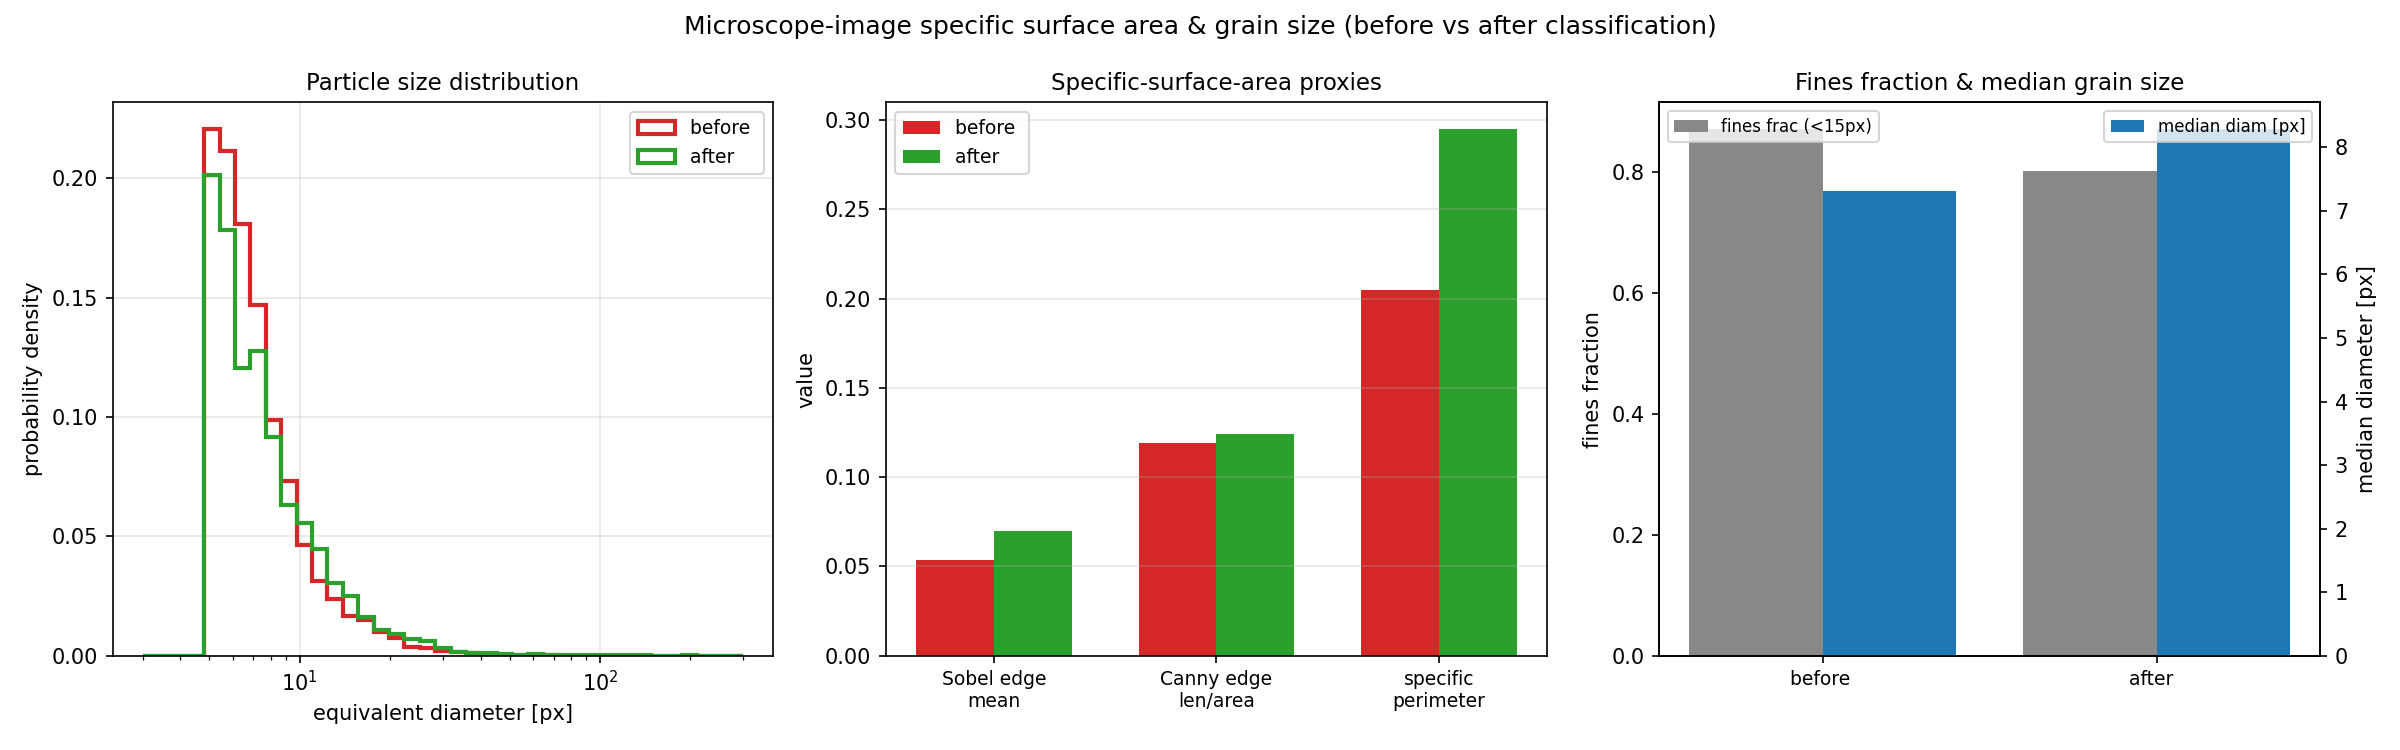

Here is the Python script that generated this plot:
"""
顕微鏡写真 (分級前 *13 / 分級後 *15) から比表面積・粒径を定量化。
月面ロボットのカメラによる原料判別を想定し、樹脂コート前レゴリスの
状態指標を抽出する。

指標:
  - エッジ密度 (Sobel勾配, Cannyエッジ長/面積) = 界面量 ~ 比表面積(2D)
  - 二値化(Otsu)した明粒子の 周囲長/面積 = 比周囲長 (specific perimeter)
  - 粒径分布 (連結成分の等価円直径), 微細分割合
全画像同一倍率(スケールバー2.0mm)なので相対比較は単位に依らない。
"""
from pathlib import Path
import os
import numpy as np
from PIL import Image
import matplotlib
matplotlib.use('Agg')
import matplotlib.pyplot as plt
from skimage.filters import threshold_otsu, sobel
from skimage.feature import canny
from skimage.measure import label, regionprops, perimeter
from skimage.morphology import remove_small_objects

_HERE = Path(__file__).resolve().parent
IMG_DIR = str(_HERE / 'raw')
OUT_DIR = str(_HERE)
IMAGES = {'before (13, 分級前)': 'img260512-13.jpg',
          'after  (15, 分級後)': 'img260512-15.jpg'}
COL = {'before (13, 分級前)': '#d62728', 'after  (15, 分級後)': '#2ca02c'}
CROP_BOTTOM = 300   # 右下オーバーレイ除去

def load(fname):
    g = np.array(Image.open(os.path.join(IMG_DIR, fname)).convert('L'),
                 dtype=np.float64)
    g = g[:-CROP_BOTTOM, :]      # 下端のスケールバー/日時を除外
    return g

results = {}
for name, fname in IMAGES.items():
    g = load(fname)
    gn = g / 255.0
    H, W = g.shape
    area = H * W

    # --- エッジ密度 (界面量 ~ 比表面積) ---
    sob = sobel(gn)
    edge_mean = float(sob.mean())
    cny = canny(gn, sigma=2.0)
    edge_len_density = float(cny.sum()) / area     # エッジ画素/面積

    # --- 明粒子の二値化と比周囲長 ---
    t = threshold_otsu(g)
    binmask = g > t                                # 明部=粒子表面
    lab = label(binmask)
    lab = remove_small_objects(lab, min_size=20)
    props = regionprops(lab)
    diams = np.array([p.equivalent_diameter for p in props])  # px
    grain_area_frac = binmask.mean()
    peri_total = perimeter(binmask)                # 総界面長
    specific_perimeter = peri_total / max(binmask.sum(), 1)   # 周囲長/粒子面積

    fines_frac = float((diams < 15).sum()) / max(len(diams), 1)  # <15px を微細分

    results[name] = dict(
        edge_mean=edge_mean, edge_len_density=edge_len_density,
        grain_area_frac=grain_area_frac,
        specific_perimeter=specific_perimeter,
        n_grains=len(diams), diams=diams,
        d_median=float(np.median(diams)), d_mean=float(diams.mean()),
        fines_frac=fines_frac, otsu=t)
    print(f"\n[{name}]  ({H}x{W})")
    print(f"  Sobel edge mean          : {edge_mean:.5f}")
    print(f"  Canny edge length / area : {edge_len_density:.5f}  (~specific surface)")
    print(f"  grain area fraction      : {grain_area_frac:.3f}")
    print(f"  specific perimeter       : {specific_perimeter:.5f}")
    print(f"  n grains                 : {len(diams):,}")
    print(f"  equiv-diam median / mean : {np.median(diams):.2f} / {diams.mean():.2f} px")
    print(f"  fines fraction (<15px)   : {fines_frac:.3f}")

# ── 図: 粒径分布 + バー指標 ───────────────────────────────────────────────────
fig, axes = plt.subplots(1, 3, figsize=(16, 5))

# (1) 粒径分布
bins = np.logspace(np.log10(3), np.log10(300), 40)
for name in IMAGES:
    axes[0].hist(results[name]['diams'], bins=bins, histtype='step', lw=2,
                 color=COL[name], density=True, label=name.split('(')[0])
axes[0].set_xscale('log')
axes[0].set_title('Particle size distribution', fontsize=11)
axes[0].set_xlabel('equivalent diameter [px]', fontsize=10)
axes[0].set_ylabel('probability density', fontsize=10)
axes[0].legend(fontsize=9); axes[0].grid(True, alpha=0.3)

# (2) 比表面積系指標
metrics = ['edge_mean', 'edge_len_density', 'specific_perimeter']
mlab = ['Sobel edge\nmean', 'Canny edge\nlen/area', 'specific\nperimeter']
x = np.arange(len(metrics)); w = 0.35
for i, name in enumerate(IMAGES):
    vals = [results[name][m] for m in metrics]
    # 各指標を before で正規化して相対比較
    axes[1].bar(x + (i-0.5)*w, vals, w, color=COL[name], label=name.split('(')[0])
axes[1].set_xticks(x); axes[1].set_xticklabels(mlab, fontsize=9)
axes[1].set_title('Specific-surface-area proxies', fontsize=11)
axes[1].set_ylabel('value', fontsize=10)
axes[1].legend(fontsize=9); axes[1].grid(True, alpha=0.3, axis='y')

# (3) 粒数・微細分割合
names = list(IMAGES.keys())
fines = [results[n]['fines_frac'] for n in names]
dmed  = [results[n]['d_median'] for n in names]
axb = axes[2]
xb = np.arange(len(names))
b1 = axb.bar(xb-0.2, fines, 0.4, color='#888', label='fines frac (<15px)')
axb2 = axb.twinx()
b2 = axb2.bar(xb+0.2, dmed, 0.4, color='#1f77b4', label='median diam [px]')
axb.set_xticks(xb); axb.set_xticklabels([n.split('(')[0] for n in names], fontsize=9)
axb.set_ylabel('fines fraction', fontsize=10)
axb2.set_ylabel('median diameter [px]', fontsize=10)
axb.set_title('Fines fraction & median grain size', fontsize=11)
axb.legend(loc='upper left', fontsize=8); axb2.legend(loc='upper right', fontsize=8)

fig.suptitle('Microscope-image specific surface area & grain size '
             '(before vs after classification)', fontsize=12)
plt.tight_layout()
out = os.path.join(OUT_DIR, 'microscope_ssa.png')
plt.savefig(out, dpi=150)
plt.close(fig)
print(f"\n-> {out}")

# 結果を npz 保存 (PPT/後段比較用)
np.savez(os.path.join(OUT_DIR, 'microscope_ssa.npz'),
         **{f"{k}_{m}": results[k][m]
            for k in results for m in
            ['edge_mean','edge_len_density','grain_area_frac',
             'specific_perimeter','d_median','d_mean','fines_frac','n_grains']})
print("Saved metrics npz. Done.")
